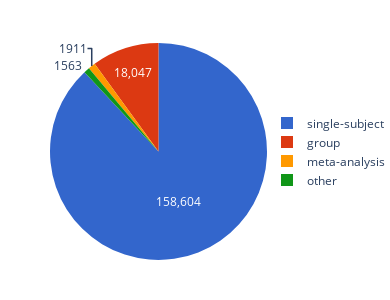

This figure's notebook cell:
### Code cell
fig = _plot_pie(image_by_analysis, "count", "analysis_level", width=1.3, height=1, textinfo="value")
fig.update_layout(
    legend=dict(xanchor='left', yanchor='middle', y=0.5, x=1),
    margin=dict(l=50, r=0, t=0, b=0),
    autosize=True
)
fig.write_html(
    op.join(fig_dir, "08_images_by_analysis.html"), full_html=True, include_plotlyjs=True
)
fig.write_image(op.join(fig_dir, "08_images_by_analysis.png"), scale=6)
fig.show()

### Figure 1 — Plotly figure (JSON) as saved in the notebook; plotly's stock layout.template omitted (floating-point values rounded to 4 significant figures)
{"data": [{"domain": {"x": [0, 1], "y": [0, 1]}, "hovertemplate": "analysis_level=%{label}<br>count=%{value}<extra></extra>", "labels": ["group", "meta-analysis", "other", "single-subject"], "legendgroup": "", "name": "", "showlegend": true, "textinfo": "value", "type": "pie", "values": [18047, 1911, 1563, 158604]}], "layout": {"autosize": true, "height": 300, "legend": {"tracegroupgap": 0, "x": 1, "xanchor": "left", "y": 0.5, "yanchor": "middle"}, "margin": {"b": 0, "l": 50, "r": 0, "t": 0}, "piecolorway": ["#3366CC", "#DC3912", "#FF9900", "#109618"], "width": 390}}
